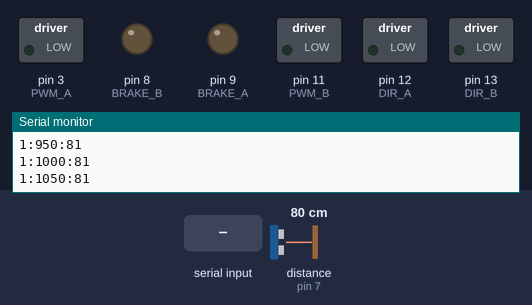
A sketch run on a simulated Arduino Uno, built with avr-gcc and run on an emulated ATmega328P. On the bench: switched loads named in the sketch (green lamp = pin HIGH), output pins drawn as LEDs (lit = HIGH), the last lines printed to the serial monitor. The inputs (shaded band) are chosen by the test bench; at power-on: distance to the obstacle (sensor on pin 7) 80 cm. The echo pulse lasts 58.3 µs per cm.

Above: at 1.2 s.
1.3 s: "0\n" received over Serial
At 2.0 s:
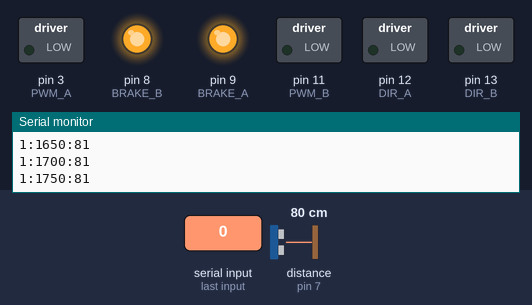
Timing chart, 0 to 4.3 s (numbered marks = the images above; inputs shaded):
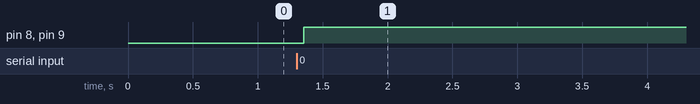

Measured:
- after the input at 1.3 s, pin 8 (BRAKE_B), pin 9 (BRAKE_A): LOW → HIGH after 0.06 s

The sketch:

arduino_drive_senor_reader.ino
```cpp
#include <Stepper.h>
#include <NewPing.h>

#define TRIGGER_PIN 6
#define ECHO_PIN    7
#define MAX_DISTANCE 400

const int PWM_A = 3;
const int DIR_A = 12;
const int BRAKE_A = 9;
const int SNS_A = A0;

const int PWM_B = 11;
const int DIR_B = 13;
const int BRAKE_B = 8;
const int SNS_B = A1;

const int period = 50;

long time_count = 0L;
int motors[] = {0, 0};

NewPing sonar(TRIGGER_PIN, ECHO_PIN, MAX_DISTANCE);

void parseSerial(String input, int motorValues[]) {
  char seperator = ':';

  int leftMotorPower = 0;
  int rightMotorPower = 0;

  for(int i = 0; i < input.length(); i++) {
    if(input.charAt(i) == seperator) {
      leftMotorPower = input.substring(2, i).toInt();
      rightMotorPower = input.substring(i+1, input.length()).toInt();
    }
  }

  motorValues[0] = leftMotorPower;
  motorValues[1] = rightMotorPower;
}

void setup() {
  Serial.begin(9600);
  Serial.setTimeout(20);

  pinMode(BRAKE_A, OUTPUT);
  pinMode(BRAKE_B, OUTPUT);
  pinMode(DIR_A, OUTPUT);
  pinMode(DIR_B, OUTPUT);
}

void loop() {
  if(Serial.available()) {
    String serial_input = Serial.readString();

    if(serial_input.substring(0,1).toInt() == 0) {
      parseSerial(serial_input, motors);

      int leftMotorPower = motors[0];
      int rightMotorPower = -motors[1];

      if(leftMotorPower > 0) {
        digitalWrite(BRAKE_A, LOW);
        digitalWrite(DIR_A, HIGH);

        delay(10);
      }
      else if(leftMotorPower < 0) {
        digitalWrite(BRAKE_A, LOW);
        digitalWrite(DIR_A, LOW);

        delay(10);
      }
      else if(leftMotorPower == 0) {
        digitalWrite(BRAKE_A, HIGH);
      }

      if(rightMotorPower > 0) {
        digitalWrite(BRAKE_B, LOW);
        digitalWrite(DIR_B, HIGH);

        delay(10);
      }
      else if(rightMotorPower < 0) {
        digitalWrite(BRAKE_B, LOW);
        digitalWrite(DIR_B, LOW);

        delay(10);
      }
      else if(rightMotorPower == 0) {
        digitalWrite(BRAKE_B, HIGH);
      }

      analogWrite(PWM_A, abs(leftMotorPower));
      analogWrite(PWM_B, abs(rightMotorPower));
    }
   if(serial_input.substring(0,1).toInt() == 2) {
    time_count = 0;
   }
  }

  Serial.print("1:");
  Serial.print(time_count);
  Serial.print(":");
  Serial.println(sonar.ping_cm());

  time_count += period;
  delay(period);
}
```
